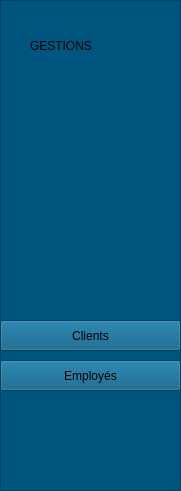
     <widget class="QFrame" name="frame">
      <property name="geometry">
       <rect>
        <x>0</x>
        <y>0</y>
        <width>181</width>
        <height>491</height>
       </rect>
      </property>
      <property name="styleSheet">
       <string notr="true">background-color: rgb(0, 85, 127);</string>
      </property>
      <property name="frameShape">
       <enum>QFrame::StyledPanel</enum>
      </property>
      <property name="frameShadow">
       <enum>QFrame::Raised</enum>
      </property>
      <widget class="QPushButton" name="clients">
       <property name="geometry">
        <rect>
         <x>0</x>
         <y>320</y>
         <width>181</width>
         <height>31</height>
        </rect>
       </property>
       <property name="text">
        <string>Clients</string>
       </property>
      </widget>
      <widget class="QPushButton" name="employees">
       <property name="geometry">
        <rect>
         <x>0</x>
         <y>360</y>
         <width>181</width>
         <height>31</height>
        </rect>
       </property>
       <property name="styleSheet">
        <string notr="true"/>
       </property>
       <property name="text">
        <string>Employés</string>
       </property>
      </widget>
      <widget class="QLabel" name="label">
       <property name="geometry">
        <rect>
         <x>30</x>
         <y>30</y>
         <width>121</width>
         <height>31</height>
        </rect>
       </property>
       <property name="text">
        <string>GESTIONS</string>
       </property>
      </widget>
     </widget>
